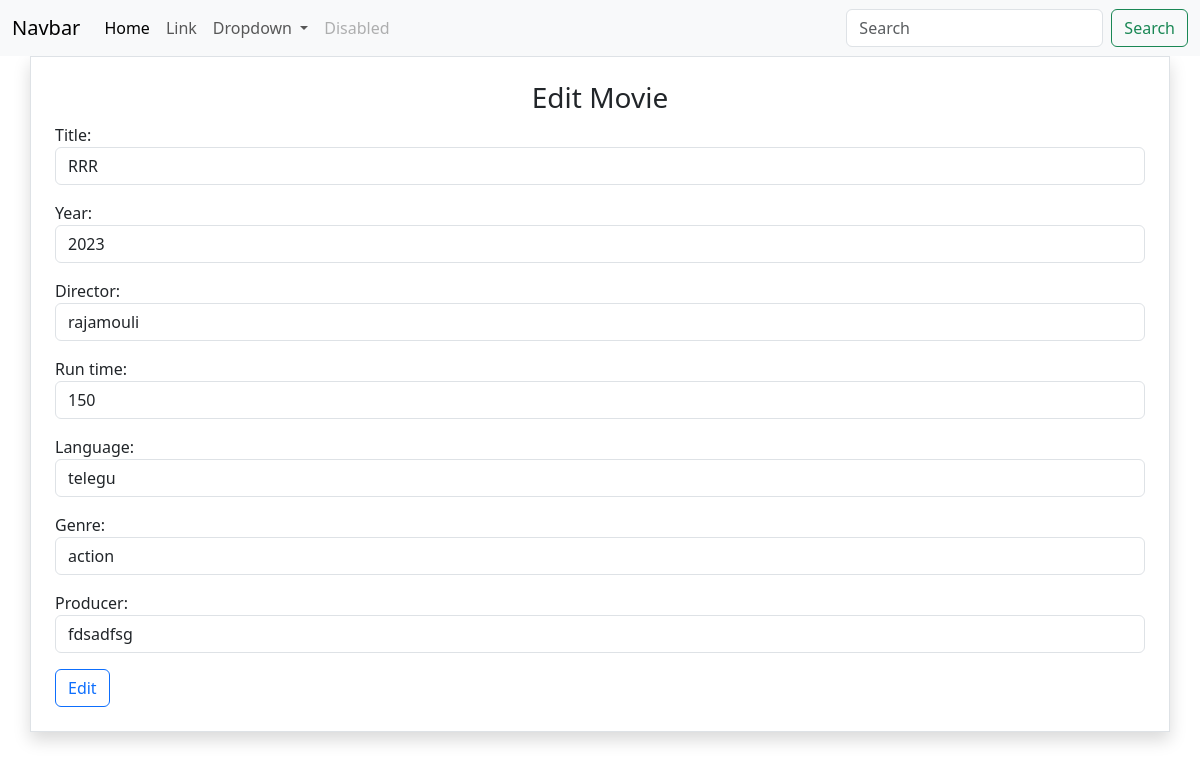
The app's page /movies/3/change with its own data.
### myapp/models.py (models this page shows, shortened)
class Movie(models.Model):
    title=models.CharField(max_length=200)
    year=models.CharField(max_length=200)
    director=models.CharField(max_length=200)
    run_time=models.PositiveIntegerField()
    language=models.CharField(max_length=200)
    genre=models.CharField(max_length=200)
    producer=models.CharField(max_length=200,null=True)

### myapp/views.py (the view, shortened to what this page needs)
# urls.py: path('movies/<int:pk>/change',views.MovieUpdateView.as_view(),name="movie-update"),
class MovieUpdateView(View):
    def get(self,request,*args,**kwargs):
        id=kwargs.get("pk")
        movie_object=Movie.objects.get(id=id)
        form_instance=MovieModelForm(instance=movie_object)
        return render(request,"movie_edit.html",{"form":form_instance})

### myapp/forms.py
class MovieModelForm(forms.ModelForm):
    class Meta:
        model=Movie
        exclude=("id",)
        widgets={
            "title":forms.TextInput(attrs={"class":"form-control"}),
            "year":forms.TextInput(attrs={"class":"form-control"}),
            "director":forms.TextInput(attrs={"class":"form-control"}),
            "run_time":forms.NumberInput(attrs={"class":"form-control"}),
            "language":forms.TextInput(attrs={"class":"form-control"}),
            "genre":forms.TextInput(attrs={"class":"form-control"}),
            "producer":forms.TextInput(attrs={"class":"form-control"}),
        }

### myapp/templates/movie_edit.html (shortened to what this page needs)
{%extends 'base.html'%}
{%block main_block%}
<div class="container border shadow p-4">
    <h3 class="text-center">Edit Movie</h3>
    <form action="" method="post">
        {{form.as_p}}
        <button type="submit" class="btn btn-outline-primary">Edit</button>
    </form>
</div>
{%endblock%}

### records on screen
Movie: title "RRR", year "2023", director "rajamouli", run_time "150", language "telegu", genre "action", producer "fdsadfsg"
